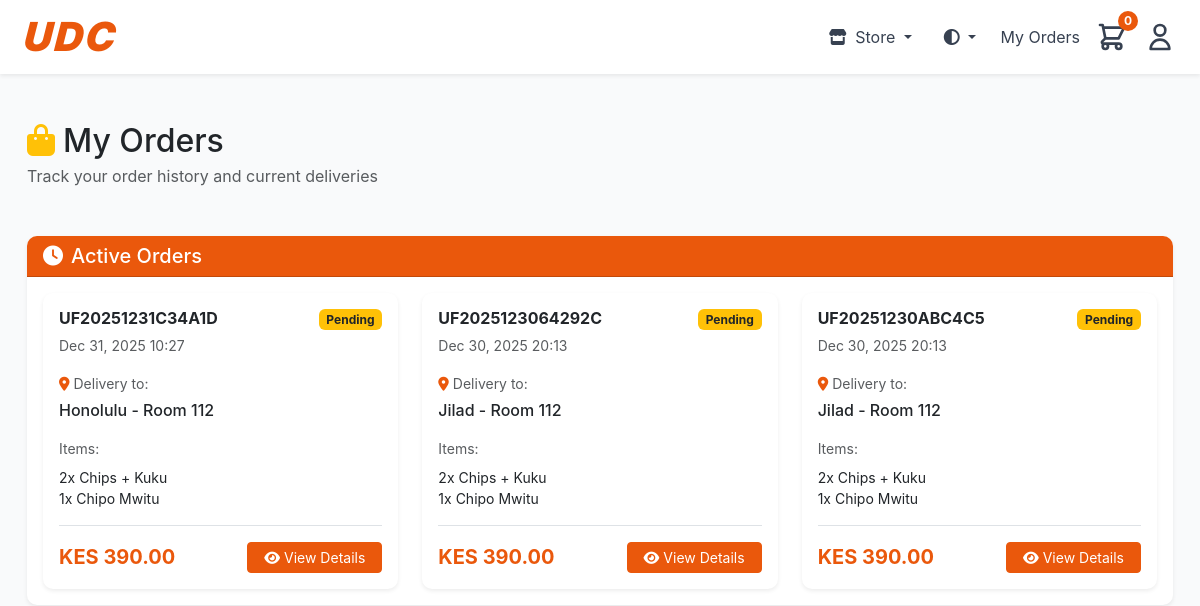
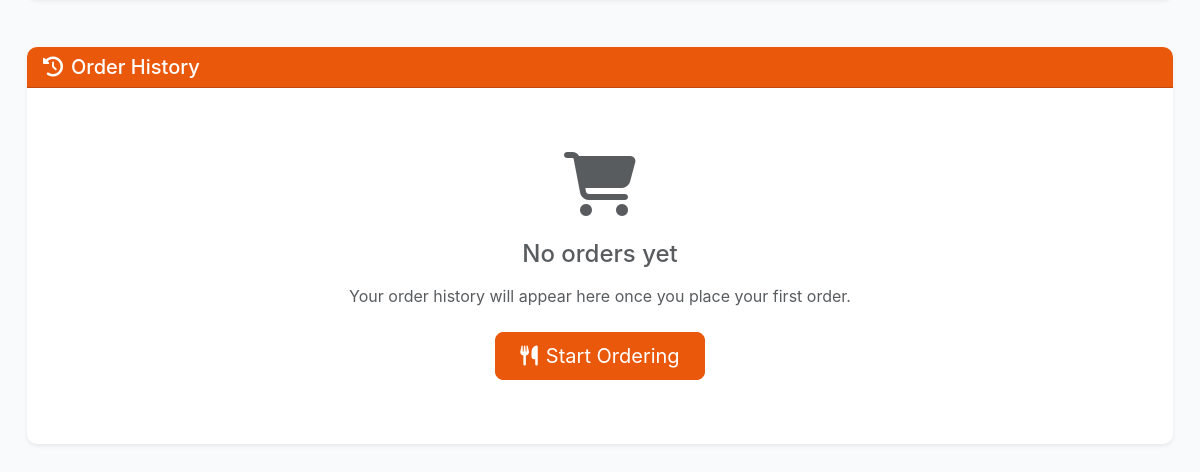
The app's page /orders/ (signed in), older data (2 pictures, top to bottom).
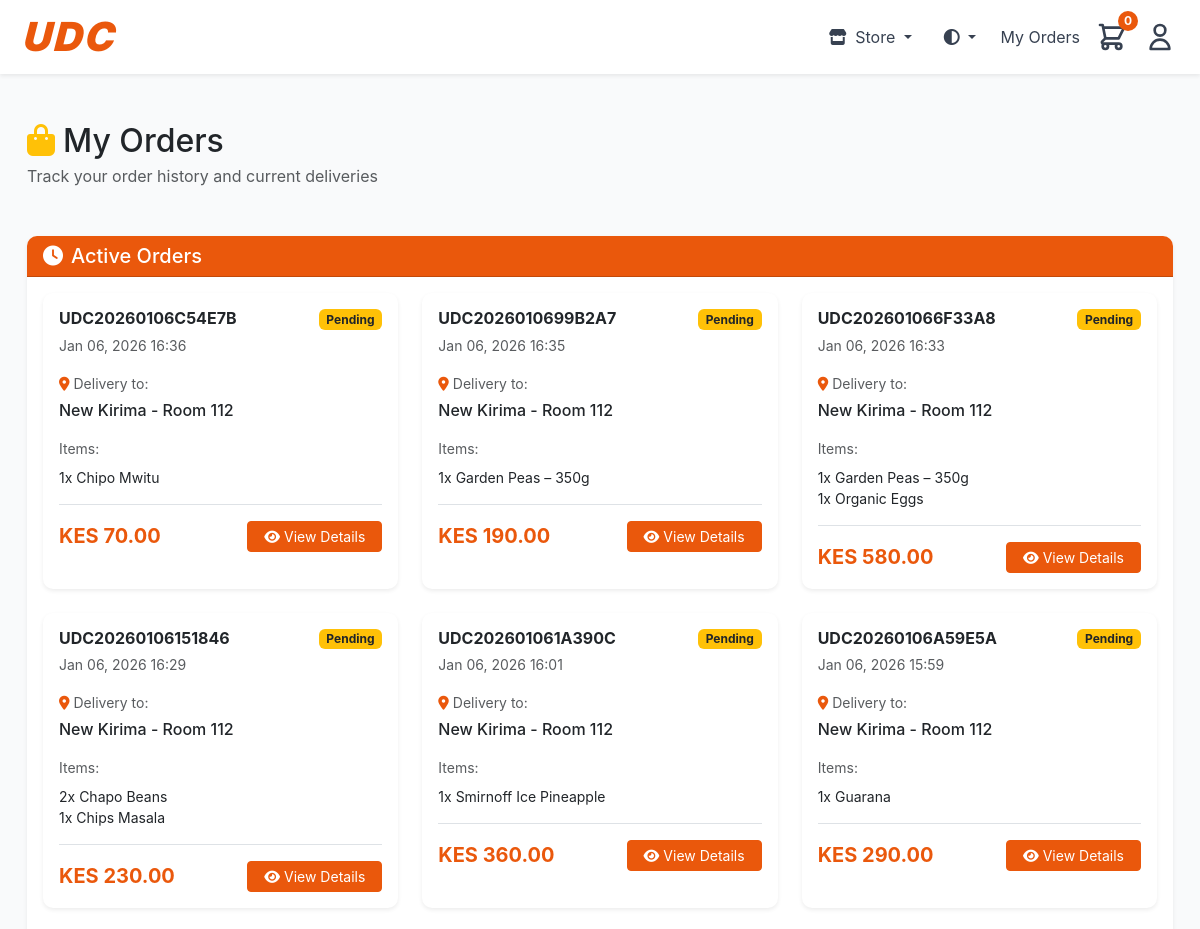
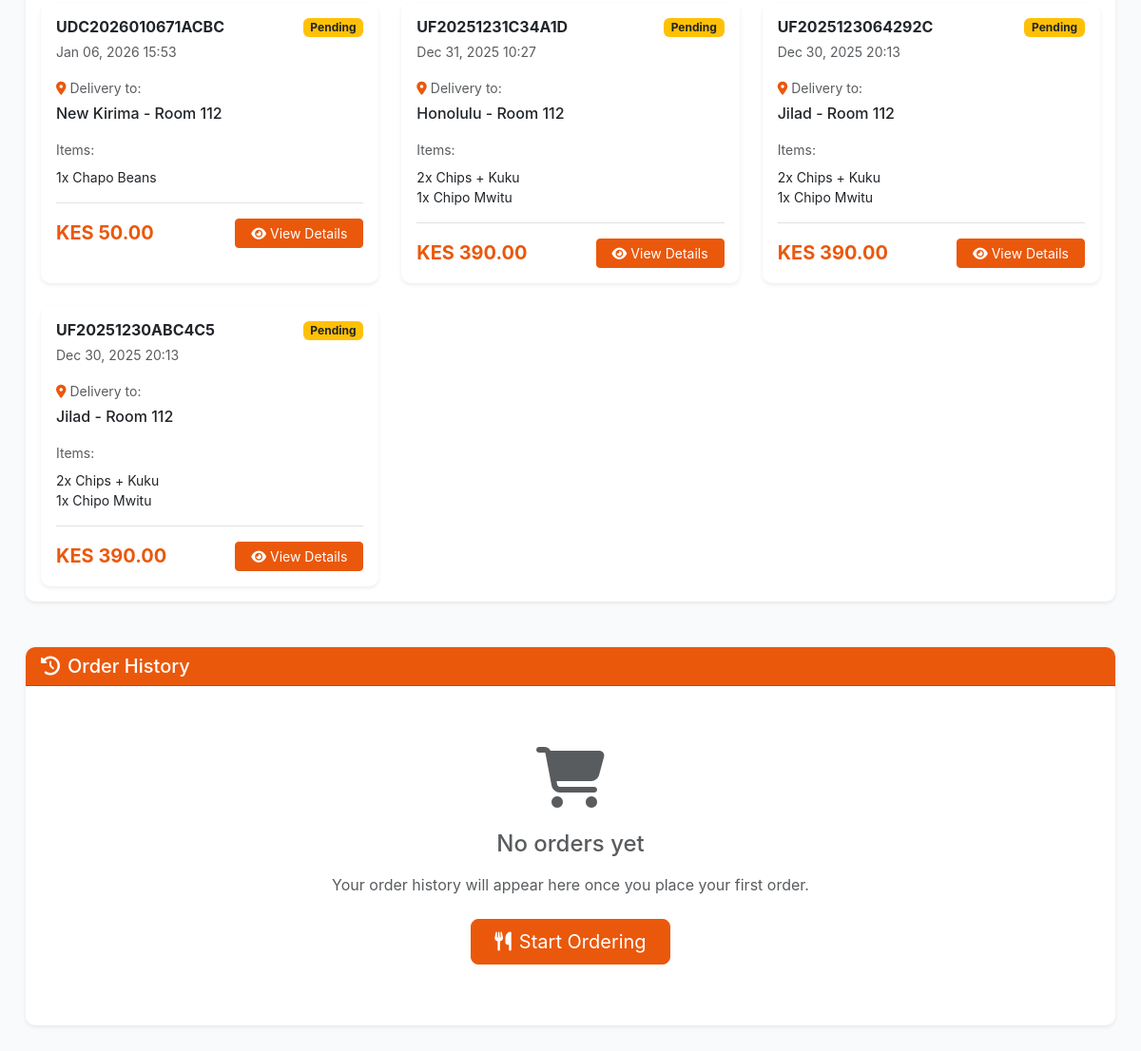
The same page, newer data (2 pictures, top to bottom).
### urbanfoods/models.py (models this page shows, shortened)
class Order(models.Model):
    STATUS_CHOICES = [
        ('payment_pending', 'Payment Pending'),
        ('pending', 'Pending'),
        ('preparing', ' Preparing'),
        ('out_for_delivery', 'Out for Delivery'),
        ('delivered', 'Delivered'),
        ('cancelled', 'Cancelled'),
    ]
    order_number = models.CharField(max_length=20, unique=True, editable=False)
    is_test_order = models.BooleanField(default=False)
    user = models.ForeignKey(User, on_delete=models.CASCADE, related_name='orders')
    status = models.CharField(max_length=20, choices=STATUS_CHOICES, default='pending')
    hostel = models.CharField(max_length=100)
    room_number = models.CharField(max_length=50)
    phone_number = models.CharField(max_length=15)
    delivery_notes = models.TextField(blank=True)
    subtotal = models.DecimalField(max_digits=10, decimal_places=2)
    delivery_fee = models.DecimalField(max_digits=10, decimal_places=2, default=0)
    total = models.DecimalField(max_digits=10, decimal_places=2)
    created_at = models.DateTimeField(auto_now_add=True)
    updated_at = models.DateTimeField(auto_now=True)
    estimated_delivery = models.DateTimeField(null=True, blank=True, default=30)
    delivered_at = models.DateTimeField(null=True, blank=True)
    payment_method = models.CharField(max_length=10, choices=[('mpesa', 'MPESA'), ('till', 'TILL')], default='till')
    payment_status = models.CharField(max_length=20, choices=[
        ('pending', 'Pending'),
        ('processing', 'Processing'),
        ('completed', 'Completed'),
        ('failed', 'Failed'),
        ('cancelled', 'Cancelled')
    ], default='pending')
    payment_type = models.CharField(max_length=20, choices=[
        ('till', 'Till Number'),
        ('paybill', 'Paybill Number')
    ], blank=True, null=True)
    payment_completed_at = models.DateTimeField(null=True, blank=True)
    payment_failure_reason = models.TextField(blank=True, null=True)
    store_type = models.CharField(max_length=10, choices=[
        ('food', 'Food Store'),
        ('liquor', 'Liquor Store'),
        ('grocery', 'Grocery Shop')
    ], default='food')
    mpesa_checkout_request_id = models.CharField(max_length=50, blank=True, null=True)
    mpesa_receipt_number = models.CharField(max_length=20, blank=True, null=True)
    mpesa_transaction_date = models.CharField(max_length=20, blank=True, null=True)
    cancellation_reason = models.TextField(blank=True)
    rating = models.IntegerField(null=True, blank=True, validators=[MinValueValidator(1), MaxValueValidator(5)])
    review = models.TextField(blank=True)
    class Meta:
        ordering = ['-created_at']

class OrderItem(models.Model):
    order = models.ForeignKey(Order, on_delete=models.CASCADE, related_name='items')
    food_item = models.ForeignKey(FoodItem, on_delete=models.PROTECT)
    quantity = models.PositiveIntegerField(validators=[MinValueValidator(1)])
    price_at_order = models.DecimalField(max_digits=10, decimal_places=2)  # Price snapshot

class FoodItem(models.Model):
    STORE_CHOICES = [
        ('food', 'Food Store'),
        ('liquor', 'Liquor Store'),
        ('grocery', 'Grocery Shop'),
    ]
    name = models.CharField(max_length=100)
    description = models.TextField()
    category = models.ForeignKey(FoodCategory, on_delete=models.CASCADE, related_name='items')
    price = models.DecimalField(max_digits=10, decimal_places=2, validators=[MinValueValidator(0)])
    image = models.ImageField(upload_to='food_images/')
    prep_time = models.IntegerField(help_text="Preparation time in minutes", default=15)
    is_available = models.BooleanField(default=True)
    is_featured = models.BooleanField(default=False)
    is_meal_of_day = models.BooleanField(default=False)
    times_ordered = models.IntegerField(default=0)  # for popularity tracking
    store_type = models.CharField(max_length=10, choices=STORE_CHOICES, default='food')
    bottle_size = models.CharField(max_length=20, blank=True, help_text="For liquor items (e.g., 250ml, 500ml, 750ml)")
    created_at = models.DateTimeField(auto_now_add=True)
    updated_at = models.DateTimeField(auto_now=True)
    class Meta:
        ordering = ['-is_featured', '-times_ordered', 'name']

### urbanfoods/views.py (the view)
# urls.py: path('orders/', views.my_orders, name='my_orders'),
@login_required
def my_orders(request):
    orders = Order.objects.filter(user=request.user).prefetch_related('items')
    active_orders = orders.exclude(status__in=['delivered', 'cancelled'])
    order_history = orders.filter(status__in=['delivered', 'cancelled'])
    context = {
        'active_orders': active_orders,
        'order_history': order_history,
    }
    return render(request, 'my_orders.html', context)

### urbanfoods/templates/my_orders.html (shortened to what this page needs)
{% extends 'base.html' %}
{% load static %}
{% block content %}
<div class="container-fluid py-4">
    <div class="row mb-4">
        <div class="col-12">
            <div class="d-flex justify-content-between align-items-center mb-4">
                <div>
                    <h1 class="h2 mb-1 text-dark"><i class="fas fa-shopping-bag text-warning me-2"></i>My Orders</h1>
                    <p class="text-muted mb-0">Track your order history and current deliveries</p>
                </div>
            </div>
        </div>
    </div>
    {% if active_orders %}
    <div class="row mb-5">
        <div class="col-12">
            <div class="card shadow-sm border-0">
                <div class="card-header text-white" style="background-color: #ea580c;">
                    <h5 class="mb-0"><i class="fas fa-clock me-2"></i>Active Orders</h5>
                </div>
                <div class="card-body">
                    <div class="row g-4">
                        {% for order in active_orders %}
                        <div class="col-lg-6 col-xl-4">
                            <div class="card h-100 border-0 shadow-sm hover-shadow">
                                <div class="card-body">
                                    <div class="d-flex justify-content-between align-items-start mb-3">
                                        <div>
                                            <h6 class="card-title mb-1 fw-bold">{{ order.order_number }}</h6>
                                            <small class="text-muted">{{ order.created_at|date:"M d, Y H:i" }}</small>
                                        </div>
                                        <span class="badge
                                            {% if order.status == 'pending' %}bg-warning text-dark
                                            {% elif order.status == 'preparing' %}bg-info text-white
                                            {% elif order.status == 'out_for_delivery' %}bg-warning text-dark
                                            {% else %}bg-secondary{% endif %}">
                                            {{ order.get_status_display }}
                                        </span>
                                    </div>
                                    <div class="mb-3">
                                        <p class="text-muted small mb-1"><i class="fas fa-map-marker-alt me-1" style="color: #ea580c;"></i>Delivery to:</p>
                                        <p class="mb-0 fw-medium">{{ order.hostel }} - Room {{ order.room_number }}</p>
                                    </div>
                                    <div class="mb-3">
                                        <p class="text-muted small mb-2">Items:</p>
                                        <div class="small">
                                            {% for item in order.items.all %}
                                            <div class="d-flex justify-content-between">
                                                <span>{{ item.quantity }}x {{ item.food_item.name }}</span>
                                            </div>
                                            {% endfor %}
                                        </div>
                                    </div>
                                    <div class="d-flex justify-content-between align-items-center pt-3 border-top">
                                        <div>
                                            <span class="h5 fw-bold mb-0" style="color: #ea580c;">KES {{ order.total }}</span>
                                        </div>
                                        <a href="{% url 'order_detail' order.order_number %}" class="btn btn-sm px-3 text-white" style="background-color: #ea580c; border-color: #ea580c;">
                                            <i class="fas fa-eye me-1"></i>View Details
                                        </a>
                                    </div>
                                </div>
                            </div>
                        </div>
                        {% endfor %}
                    </div>
                </div>
            </div>
        </div>
    </div>
    {% endif %}
    <div class="row">
        <div class="col-12">
            <div class="card shadow-sm border-0">
                <div class="card-header text-white" style="background-color: #ea580c;">
                    <h5 class="mb-0"><i class="fas fa-history me-2"></i>Order History</h5>
                </div>
                <div class="card-body">
                    {% if order_history %}
                    <div class="table-responsive">
                        <table class="table table-hover mb-0">
                            <thead class="table-light">
                                <tr>
                                    <th class="border-0 fw-semibold">Order #</th>
                                    <th class="border-0 fw-semibold">Date</th>
                                    <th class="border-0 fw-semibold">Status</th>
                                    <th class="border-0 fw-semibold">Total</th>
                                    <th class="border-0 fw-semibold">Actions</th>
                                </tr>
                            </thead>
                            <tbody>
                                {% for order in order_history %}
                                <tr class="align-middle">
                                    <td class="fw-medium">{{ order.order_number }}</td>
                                    <td class="text-muted">{{ order.created_at|date:"M d, Y" }}</td>
                                    <td>
                                        <span class="badge
                                            {% if order.status == 'delivered' %}bg-success
                                            {% elif order.status == 'cancelled' %}bg-danger
                                            {% else %}bg-secondary{% endif %}">
                                            {{ order.get_status_display }}
                                        </span>
                                    </td>
                                    <td class="fw-bold" style="color: #ea580c;">KES {{ order.total }}</td>
                                    <td>
                                        <a href="{% url 'order_detail' order.order_number %}" class="btn btn-outline-primary btn-sm">
                                            <i class="fas fa-eye me-1"></i>View
                                        </a>
                                    </td>
                                </tr>
                                {% endfor %}
                            </tbody>
                        </table>
                    </div>
                    {% else %}
                    <div class="text-center py-5">
                        <div class="mb-4">
                            <i class="fas fa-shopping-cart fa-4x text-muted"></i>
                        </div>
                        <h4 class="text-muted mb-3">No orders yet</h4>
                        <p class="text-muted mb-4">Your order history will appear here once you place your first order.</p>
                        <a href="{% url 'homepage' %}" class="btn btn-lg px-4 text-white" style="background-color: #ea580c; border-color: #ea580c;">
                            <i class="fas fa-utensils me-2"></i>Start Ordering
                        </a>
                    </div>
                    {% endif %}
                </div>
            </div>
        </div>
    </div>
</div>
{% endblock %}

### urbanfoods/templates/base.html (shortened to what this page needs)
{% load static %}
<!DOCTYPE html>
<html lang="en">
<head>
    <link href="https://cdn.jsdelivr.net/npm/bootstrap@5.3.0/dist/css/bootstrap.min.css" rel="stylesheet">
    <link rel="stylesheet" href="https://cdnjs.cloudflare.com/ajax/libs/font-awesome/6.4.0/css/all.min.css">
    <link rel="stylesheet" href="{% static 'styles.css' %}">
</head>
<body>
    <nav class="navbar navbar-expand-lg navbar-light bg-white shadow-sm position-sticky top-0" style="background-color: white; z-index: 1000;">
        <div class="container max-w-7xl mx-auto px-4 sm:px-6 lg:px-8">
            <a class="navbar-brand fw-bold" href="{% url 'homepage' %}" style="text-decoration: none;">
                <h1 class="brand-logo">UDC</h1>
            </a>
            <div class="collapse navbar-collapse" id="navbarNav">
                <ul class="navbar-nav d-flex align-items-center gap-3 ms-auto">
                    <li class="nav-item dropdown">
                        <a class="nav-link dropdown-toggle nav-link-icon" href="#" id="storeDropdownToggle" role="button" data-bs-toggle="dropdown" style="padding: 0.5rem;">
                            <i class="fas fa-store"></i>
                            <span class="d-none d-sm-inline ms-1">Store</span>
                        </a>
                    </li>
                    <li class="nav-item dropdown">
                        <a class="nav-link dropdown-toggle nav-link-icon" href="#" id="themeDropdown" role="button" data-bs-toggle="dropdown" style="padding: 0.5rem;">
                            <i id="themeIcon" class="fas fa-sun"></i>
                        </a>
                    </li>
                    {% if user.is_authenticated %}
                        <li class="nav-item">
                            <a class="nav-link-custom" href="{% url 'my_orders' %}">My Orders</a>
                        </li>
                        <li class="nav-item">
                            <button onclick="toggleCart()" class="btn p-0 position-relative border-0 bg-transparent nav-link-icon">
                                <svg width="32" height="32" fill="none" stroke="currentColor" viewBox="0 0 24 24">
                                    <path stroke-linecap="round" stroke-linejoin="round" stroke-width="2" d="M3 3h2l.4 2M7 13h10l4-8H5.4M7 13L5.4 5M7 13l-2.293 2.293c-.63.63-.184 1.707.707 1.707H17m0 0a2 2 0 100 4 2 2 0 000-4zm-8 2a2 2 0 11-4 0 2 2 0 014 0z"></path>
                                </svg>
                                <span id="cartBadge" class="position-absolute top-0 start-100 translate-middle badge rounded-pill" style="background-color: #ea580c; color: white; font-size: 0.75rem; width: 20px; height: 20px; display: flex; align-items: center; justify-content: center;">0</span>
                            </button>
                        </li>
                        <li class="nav-item">
                            <a class="nav-link-icon" href="{% url 'profile' %}">
                                <svg width="32" height="32" fill="none" stroke="currentColor" viewBox="0 0 24 24">
                                    <path stroke-linecap="round" stroke-linejoin="round" stroke-width="2" d="M16 7a4 4 0 11-8 0 4 4 0 018 0zM12 14a7 7 0 00-7 7h14a7 7 0 00-7-7z"></path>
                                </svg>
                            </a>
                        </li>
                    {% endif %}
                </ul>
            </div>
        </div>
    </nav>
    <main class="container my-4" style="min-height: calc(100vh - 200px);">
        {% block content %}
        {% endblock %}
    </main>
</body>
</html>

Row changes from the older to the newer data that the page shows:
added Order: order_number "UDC20260106C54E7B", created_at "Jan 06, 2026 16:36", status "Pending", hostel "New Kirima", room_number "112", total "70.00"
added OrderItem: quantity "1", food_item.name "Chipo Mwitu", shown under "UDC20260106C54E7B"
added Order: order_number "UDC2026010699B2A7", created_at "Jan 06, 2026 16:35", status "Pending", hostel "New Kirima", room_number "112", total "190.00"
added OrderItem: quantity "1", food_item.name "Garden Peas – 350g", shown under "UDC2026010699B2A7"
added Order: order_number "UDC202601066F33A8", created_at "Jan 06, 2026 16:33", status "Pending", hostel "New Kirima", room_number "112", total "580.00"
added OrderItem: quantity "1", food_item.name "Garden Peas – 350g", shown under "UDC202601066F33A8"
added OrderItem: quantity "1", food_item.name "Organic Eggs", shown under "UDC202601066F33A8"
added Order: order_number "UDC20260106151846", created_at "Jan 06, 2026 16:29", status "Pending", hostel "New Kirima", room_number "112", total "230.00"
added OrderItem: quantity "2", food_item.name "Chapo Beans", shown under "UDC20260106151846"
added OrderItem: quantity "1", food_item.name "Chips Masala", shown under "UDC20260106151846"
added Order: order_number "UDC202601061A390C", created_at "Jan 06, 2026 16:01", status "Pending", hostel "New Kirima", room_number "112", total "360.00"
added OrderItem: quantity "1", food_item.name "Smirnoff Ice Pineapple", shown under "UDC202601061A390C"
added Order: order_number "UDC20260106A59E5A", created_at "Jan 06, 2026 15:59", status "Pending", hostel "New Kirima", room_number "112", total "290.00"
added OrderItem: quantity "1", food_item.name "Guarana", shown under "UDC20260106A59E5A"
added Order: order_number "UDC2026010671ACBC", created_at "Jan 06, 2026 15:53", status "Pending", hostel "New Kirima", room_number "112", total "50.00"
added OrderItem: quantity "1", food_item.name "Chapo Beans", shown under "UDC2026010671ACBC"
